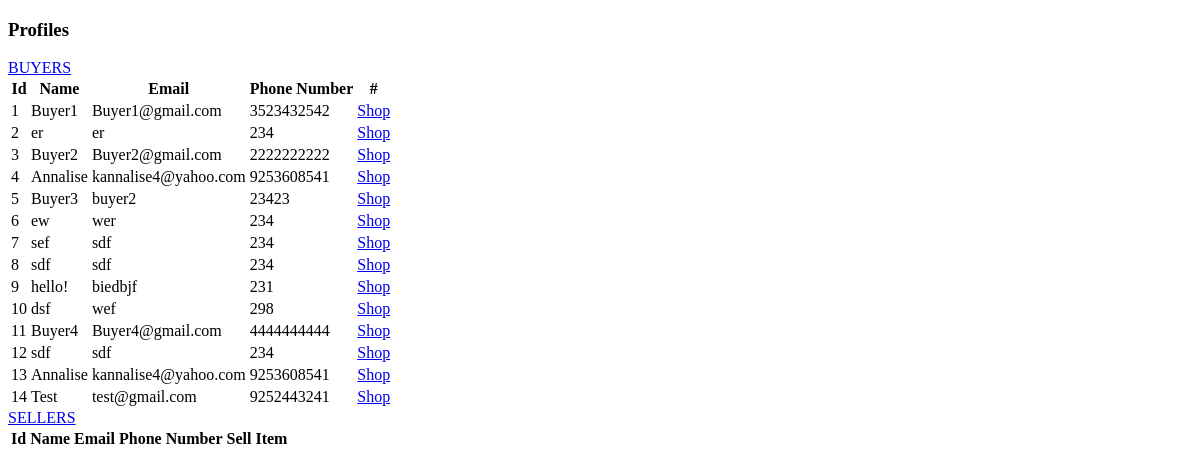
Before: /one with the older database file.
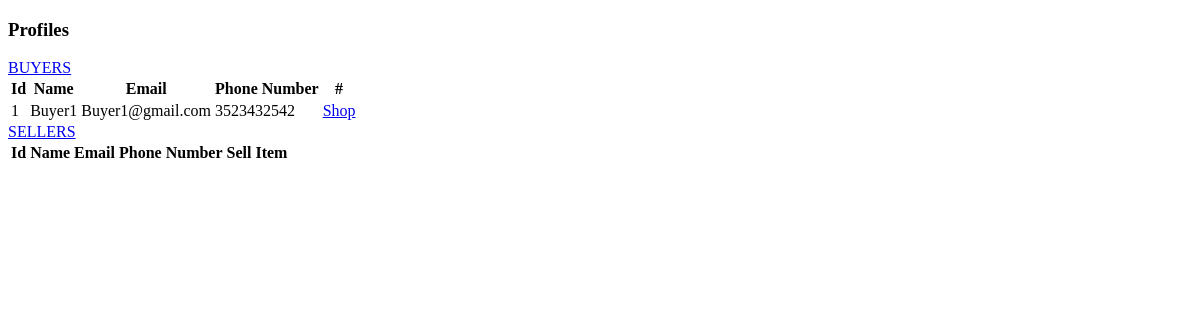
After: the same page with the newer database file.
### server.py (models this page shows, shortened)
class Profile(db.Model):
    id = db.Column(db.Integer, primary_key=True, index = True)
    first_name = db.Column(db.String(20), unique=False, nullable=False)
    last_name = db.Column(db.String(20), unique=False, nullable=False)
    age = db.Column(db.Integer, nullable=False)

### server.py (the view)
@app.route('/one')
def index1():
    profiles = Profile.query.all()
    return render_template('index.html', profiles=profiles)

### templates/index.html (shortened to what this page needs)
<!DOCTYPE html>
<html>
   <head>
   </head>
   <body>
      <h3>Profiles</h3>
      <a href="/add_data">BUYERS</a>
      <br>
      <table>
         <thead>
            <th>Id</th>
            <th>Name</th>
            <th>Email</th>
            <th>Phone Number</th>
            <th>#</th>
         </thead>
         {% for data in profiles %}
         <tbody>
            <td>{{data.id}}</td>
            <td>{{data.first_name}}</td>
            <td>{{data.last_name}}</td>
            <td>{{data.age}}</td>
            <td><a href="/shop/{{data.id}}" type="button">Shop</a></td>
         </tbody>
         {% endfor%}
      </table>
      <a href="/add_seller">SELLERS</a>
      <br>
      <table>
         <thead>
            <th>Id</th>
            <th>Name</th>
            <th>Email</th>
            <th>Phone Number</th>
            <th>Sell Item</th>
         </thead>
      </table>
   </body>
</html>

Changed rows visible on the page:
removed Profile: id "2", first_name "er", last_name "er", age "234"
removed Profile: id "3", first_name "Buyer2", last_name "Buyer2@gmail.com", age "2222222222"
removed Profile: id "4", first_name "Annalise", last_name "kannalise4@yahoo.com", age "9253608541"
removed Profile: id "5", first_name "Buyer3", last_name "buyer2", age "23423"
removed Profile: id "6", first_name "ew", last_name "wer", age "234"
removed Profile: id "7", first_name "sef", last_name "sdf", age "234"
removed Profile: id "8", first_name "sdf", last_name "sdf", age "234"
removed Profile: id "9", first_name "hello!", last_name "biedbjf", age "231"
removed Profile: id "10", first_name "dsf", last_name "wef", age "298"
removed Profile: id "11", first_name "Buyer4", last_name "Buyer4@gmail.com", age "4444444444"
removed Profile: id "12", first_name "sdf", last_name "sdf", age "234"
removed Profile: id "13", first_name "Annalise", last_name "kannalise4@yahoo.com", age "9253608541"
removed Profile: id "14", first_name "Test", last_name "test@gmail.com", age "9252443241"
